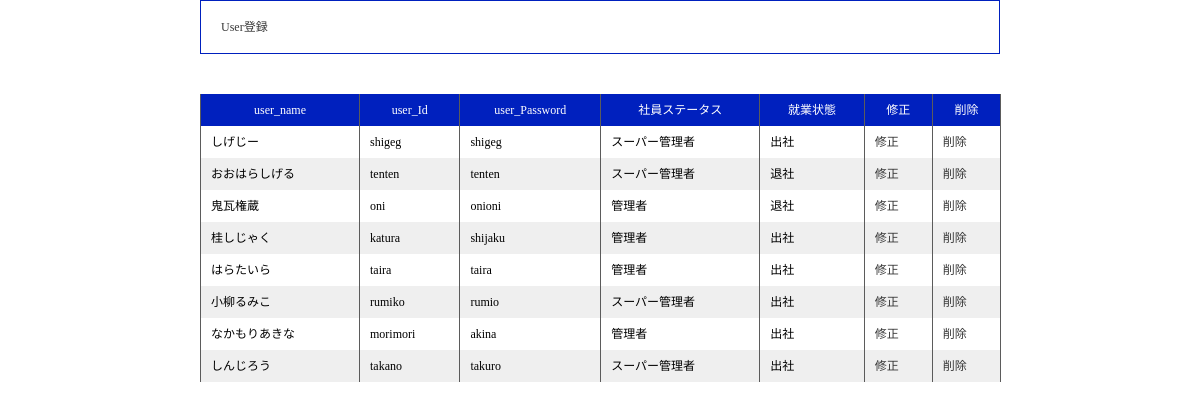
Screenshot of /user_select.php with the database file from the repository.
### tables this page shows
CREATE TABLE `gs_user_table` (
  `id` int(12) NOT NULL,
  `name` varchar(64) NOT NULL,
  `lid` varchar(128) NOT NULL,
  `lpw` varchar(64) NOT NULL,
  `kanri_flg` int(1) NOT NULL,
  `life_flg` int(1) NOT NULL
);

### user_select.php (the view, shortened to what this page needs)
<?php
$pdo = db_connect();
$stmt = $pdo->prepare("SELECT * FROM gs_user_table");
$status = $stmt->execute();
$view="";
if($status==false) {
  $error = $stmt->errorInfo();
  exit("エラー:".$error[2]);
} else {
  $view = "";
    $query = "SELECT * FROM gs_user_table";
    $result = $pdo->query($query);
    foreach ($result as $row) {
      $kanri = $row['kanri_flg'];
      $life = $row['life_flg'];
      $view .= "<tr>";
      $view .= "<td class='list_item'>".$row['name']."</td>";
      $view .= "<td class='list_item'>".$row['lid']."</td>";
      $view .= "<td class='list_item'>".$row['lpw']."</td>";
      if($kanri == 0){
        $view .= "<td class='list_item'>管理者</td>";
      } else {
        $view .= "<td class='list_item'>スーパー管理者</td>";
      }
      if($life == 0){
        $view .= "<td class='list_item'>退社</td>";
      } else {
        $view .= "<td class='list_item'>出社</td>";
      }
      $view .= "<td class='list_item'>";
      $view .= '<a class="aaa" href="user_update_view.php?id='.$row['id'].'">';
      $view .= '修正';
      $view .= '</a>'."</td>";
      $view .= "<td class='list_item'>";
      $view .= '<a class="aaa" href="delete.php?id='.$row['id'].'">';
      $view .= '削除';
      $view .= '</a>'."</td>";
      $view .= "</tr>";
    }
  }
?>
<!DOCTYPE html>
<html lang="ja">
<head>
<link rel="stylesheet" href="css/reset.css">
<link rel="stylesheet" href="css/main.css">
</head>
<body>
<main class="main">
  <div class="container">
    <header>
      <nav class="navbar navbar-default">
        <div class="container-fluid" style="position:relative;">
          <div class="navbar-header">
            <a class="navbar-brand aaa" href="index.php">User登録</a>
          </div>
        </div>
      </nav>
    </header>
    <div class="space"></div>
    <table class="table">
      <thead>
        <tr>
          <th class="txcenter">user_name</th>
          <th class="txcenter">user_Id</th>
          <th class="txcenter">user_Password</th>
          <th class="txcenter">社員ステータス</th>
          <th class="txcenter">就業状態</th>
          <th class="txcenter">修正</th>
          <th class="txcenter">削除</th>
        </tr>
      </thead>
      <tbody>
        <?=$view?>
      </tbody>
    </table>
  </div>
</main>
</body>
</html>

### css/main.css (style rules this page uses)
*, *:before, *:after { -webkit-box-sizing: inherit; box-sizing: inherit; font-size: 12px; }
body { -webkit-box-sizing: inherit; box-sizing: inherit; }
.main { width: 100%; }
.container { width: 800px; margin: 0 auto; }
.aaa { text-decoration: none; color: rgb(56, 56, 56); }
.space { padding: 20px 0; }
header { box-sizing: border-box; width: 800px; padding: 20px; border: solid 1px rgb(0, 32, 190); }
.navbar-header { display: flex; margin: 0 10px, 0 0; color: #fff; vertical-align: center; }
.navbar-brand { margin: 0 20px 0 0; }
table tr:nth-child(even) td { background: rgb(239, 239, 239); }
table { width: 100%; border-collapse:collapse; }
table.table th { padding:10px; color:#fff; border-right:1px solid rgb(91, 91, 91); border-left:1px solid rgb(91, 91, 91); background:rgb(0, 32, 190); }
table.table td { max-width:300px; vertical-align: middle; padding:10px; border-right:1px solid rgb(91, 91, 91); border-left:1px solid rgb(91, 91, 91); background:#ffffff; }

### rows the page displays
gs_user_table: name "しげじー", lid "shigeg", lpw "shigeg", kanri_flg "スーパー管理者", life_flg "出社", value "修正 削除"
gs_user_table: name "おおはらしげる", lid "tenten", lpw "tenten", kanri_flg "スーパー管理者", life_flg "退社", value "修正 削除"
gs_user_table: name "鬼瓦権蔵", lid "oni", lpw "onioni", kanri_flg "管理者", life_flg "退社", value "修正 削除"
gs_user_table: name "桂しじゃく", lid "katura", lpw "shijaku", kanri_flg "管理者", life_flg "出社", value "修正 削除"
gs_user_table: name "はらたいら", lid "taira", lpw "taira", kanri_flg "管理者", life_flg "出社", value "修正 削除"
gs_user_table: name "小柳るみこ", lid "rumiko", lpw "rumio", kanri_flg "スーパー管理者", life_flg "出社", value "修正 削除"
gs_user_table: name "なかもりあきな", lid "morimori", lpw "akina", kanri_flg "管理者", life_flg "出社", value "修正 削除"
gs_user_table: name "しんじろう", lid "takano", lpw "takuro", kanri_flg "スーパー管理者", life_flg "出社", value "修正 削除"
